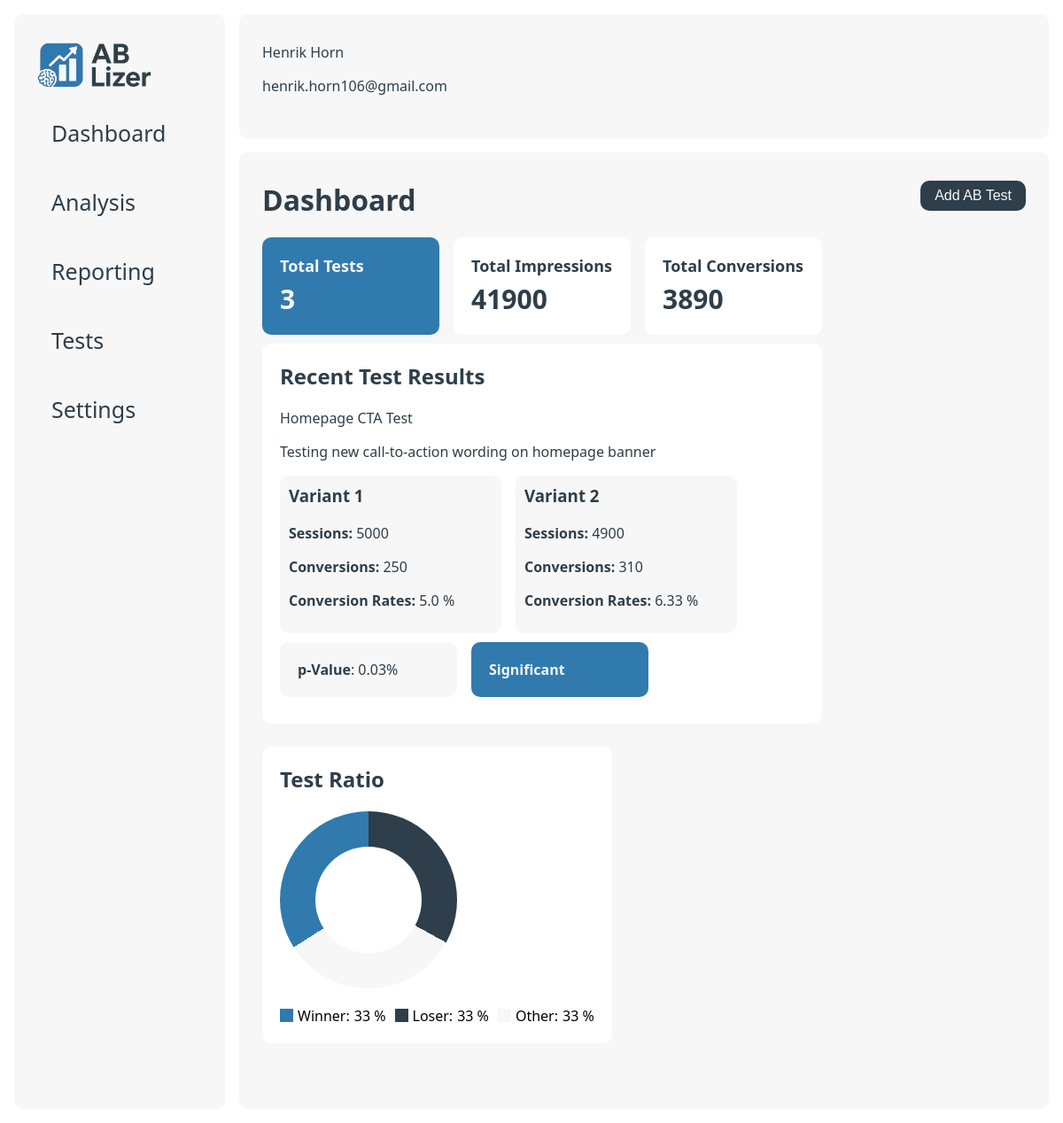
Before: / with the older database file.
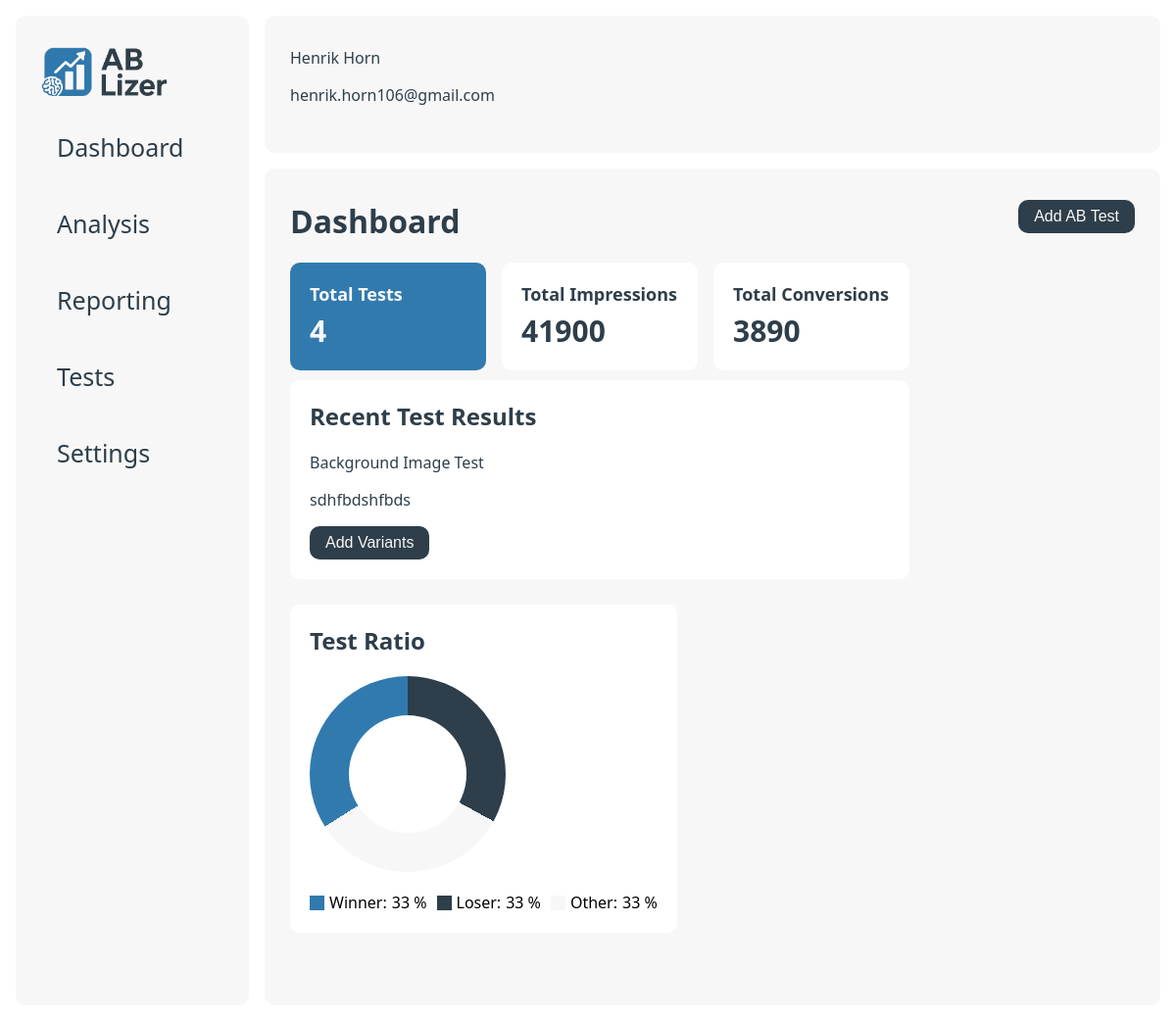
After: the same page with the newer database file.
### data/models.py (models this page shows)
class ab_tests(db.Model):
    __tablename__ = 'ab_tests'
    id = db.Column(db.Integer, primary_key=True)
    name = db.Column(db.String(255), nullable=False)
    description = db.Column(db.Text, nullable=False)
    metric = db.Column(db.String(255), nullable=False)
    created_at = db.Column(db.DateTime, nullable=False)
    __repr__ = lambda self: f'<Ab_Test {self.id}>'
    __str__ = lambda self: f'{self.id}'

class variants(db.Model):
    __tablename__ = 'variants'
    id = db.Column(db.Integer, primary_key=True)
    test_id = db.Column(db.Integer, db.ForeignKey('ab_tests.id'), nullable=False)
    name = db.Column(db.String(255), nullable=False)
    impressions = db.Column(db.Integer, nullable=False)
    conversions = db.Column(db.Integer, nullable=False)
    conversion_rate = db.Column(db.Float, nullable=False)
    __repr__ = lambda self: f'<Variant {self.id}>'
    __str__ = lambda self: f'{self.id}'

### app.py (the view)
@app.route("/")
def index():
    total_tests = len(db_manager.get_ab_tests())
    total_variants = db_manager.get_all_variants()
    total_impressions = 0
    total_conversions = 0
    for variant in total_variants:
        total_impressions += variant.impressions
        total_conversions += variant.conversions
    recent_test = db_manager.get_recent_test()
    test_data = {}
    for test in recent_test:
        test_data[test] = db_manager.get_variants(test.id)
        if test_data[test] == []:
            has_variant = False
        else:
            has_variant = True
    return render_template("index.html",
                           user_name=user_name,
                           user_email=user_email,
                           total_tests=total_tests,
                           total_impressions=total_impressions,
                           total_conversions=total_conversions,
                           test_data=test_data,
                           has_variant=has_variant
                           )

### data/db_manager.py (called while the page is built)
    def get_ab_tests(self):
        return ab_tests.query.all()

    def get_recent_test(self):
        return ab_tests.query.order_by(ab_tests.created_at.asc()).limit(1).all()

    def get_all_variants(self):
        return variants.query.all()

    def get_variants(self, test_id):
        return variants.query.filter_by(test_id=test_id).all()

### templates/index.html
{% extends "base.html" %}
{% block content %}
    <div class="hero">
        <h1>Dashboard</h1>
        <button class="btn" id="addTestBtn">Add AB Test</button>
    </div>
    <div class="col-wrapper">
        <div class="col-1">
            <div class="card-wrapper">
                <div class="card accent">
                    <h2 class="card-title">Total Tests</h2>
                    <p class="card-value">{{ total_tests }}</p>
                </div>
                <div class="card">
                    <h2 class="card-title">Total Impressions</h2>
                    <p class="card-value">{{ total_impressions }}</p>
                </div>
                <div class="card">
                    <h2 class="card-title">Total Conversions</h2>
                    <p class="card-value">{{ total_conversions }}</p>
                </div>
            </div>
            <div class="card big">
                <h2>Recent Test Results</h2>
                {% for test in test_data %}
                    <p>{{ test.name }}</p>
                    <p>{{ test.description }}</p>
                    {% if has_variant == True %}
                        <div class="col-wrapper">
                            {% for variant in test_data[test] %}
                                <div class="test-card">
                                    <h3>Variant {{ variant }}</h3>
                                    <p><strong>Sessions:</strong> {{ variant.impressions }}</p>
                                    <p><strong>Conversions:</strong> {{ variant.conversions }}</p>
                                    <p><strong>Conversion Rates:</strong> {{ variant.conversion_rate }} %</p>
                                </div>
                            {% endfor %}
                        </div>
                        <div class="col-wrapper">
                            <div class="card secondary">
                                <p><strong>p-Value</strong>: 0.03%</p>
                            </div>
                            <div class="card accent">
                                <p><strong>Significant</strong></p>
                            </div>
                        </div>
                    {% else %}
                        <button class="btn">Add Variants</button>
                    {% endif %}
                    </div>
                {% endfor %}
        </div>
        <div class="col-2">
            <div class="card big">
                <h2>Test Ratio</h2>
                <div class="pie hollow"></div>
                <div class="legend">
                    <div class="legend-item">
                        <div class="legend-color">
                            <div class="winner"></div>
                        </div>
                        <span>Winner:</span>
                        <span>33 %</span>
                    </div>
                    <div class="legend-item">
                        <div class="legend-color">
                            <div class="loser"></div>
                        </div>
                        <span>Loser:</span>
                        <span>33 %</span>
                    </div>
                    <div class="legend-item">
                        <div class="legend-color">
                            <div class="na"></div>
                        </div>
                        <span>Other:</span>
                        <span>33 %</span>
                    </div>
                </div>
            </div>
        </div>
    </div>
{% endblock %}

### templates/base.html (shortened to what this page needs)
<!DOCTYPE html>
<html lang="en">
<head>
    <link href="{{ url_for('static', filename='style.css') }}" rel="stylesheet">
</head>
<body>
<div class="main-wrapper">
    <div class="sidenav" id="mySidenav">
        <div class="sidenav-container">
            <a class="logo" href="/"><img src="{{ url_for('static', filename='logo_ab-lizer.png') }}" height="50px"></a>
            <a href="/">
                <div class="tab">Dashboard</div>
            </a>
            <a href="#">
                <div class="tab">Analysis</div>
            </a>
            <a href="#">
                <div class="tab">Reporting</div>
            </a>
            <a href="/tests">
                <div class="tab">Tests</div>
            </a>
            <a href="/settings">
                <div class="tab">Settings</div>
            </a>
        </div>
    </div>
    <div class="wrapper">
        <nav>
            <div class="container">
                <p>{{ user_name }}</p>
                <p>{{ user_email }}</p>
            </div>
        </nav>
        <main class="container">
            {% block content %}{% endblock %}
        </main>
    </div>
</div>
</body>
</html>

### static/style.css (style rules this page uses)
:root { --primary: #2E3E4A; --secondary: #F7F7F7; --accent: #317AAE; --gradient: linear-gradient(180deg, rgba(25, 82, 133, 1) 0%, rgba(49, 122, 174, 1) 100%); --danger: #ef4444; --bg: #ffffff; --radius: 10px; --shadow: 0 2px 8px rgba(30, 41, 59, 0.06); }
* { box-sizing: border-box; }
body { font-family: 'Segoe UI', 'Roboto', Arial, sans-serif; background: var(--bg); margin: 0; padding: 0; }
nav { background: var(--bg); }
main { overflow-y: scroll; }
p { color: var(--primary); }
h1, h2, h3, h4, h5, h6, p { margin-top: 0; color: var(--primary); }
a { color: var(--primary); text-decoration: none; }
.hero { display: flex; justify-content: space-between; align-items: flex-start; }
.main-wrapper { display: flex; padding: 16px; }
.wrapper { width: 100%; height: 100vh; padding-left: 16px; align-self: stretch; gap: 16px; display: flex; flex-direction: column; }
.container { padding: 32px 26px; background: var(--secondary); border-radius: var(--radius); height: 100%; }
.logo { font-size: 1.5rem; font-weight: bold; text-decoration: none; }
button { padding: 8px 16px; border: none; border-radius: var(--radius); font-size: 1rem; cursor: pointer; background: var(--primary); color: var(--secondary); }
.sidenav { width: 300px; background-color: var(--bg); position: static; height: 100vh; overflow-x: hidden; }
.sidenav a { color: var(--primary); text-decoration: none; font-size: 25px; display: block; }
.sidenav .tab { padding: 16px 16px; color: var(--primary); text-decoration: none; font-size: 25px; display: block; transition: 0.3s; border-radius: var(--radius); }
.sidenav-container { display: flex; flex-direction: column; gap: 12px; background-color: var(--secondary); border-radius: var( --radius); padding: 32px 26px; height: 100%; }
.card-wrapper { display: flex; gap: 16px; }
.card { border-radius: var( --radius); padding: 20px; margin-bottom: 10px; width: 200px; background-color: #ffffff; }
.card.accent { background: var(--accent); }
.accent p { color: var(--secondary); margin-bottom: 0; }
.accent h2 { color: var(--secondary); }
.card.big { width: 100%; }
.card-title { font-size: 18px; margin-bottom: 5px; }
.card-value { font-size: 30px; font-weight: bold; margin: 0; }
.col-wrapper { display: flex; gap: 16px; flex-wrap: wrap; flex-grow: 0; flex-direction: row; }
.pie { height: 200px; width: 200px; border-radius: 50%; background: conic-gradient( var(--primary) 0% 33%, var(--secondary) 33% 66%, var(--accent) 66% 100% ); }
.pie.hollow { display: flex; justify-content: center; align-items: center; }
.pie.hollow::after { content: ''; position: sticky; height: 120px; width: 120px; border-radius: 50%; background-color: #FFFFFF; }
.legend { margin-top: 20px; display: flex; gap: 10px; }
.legend-item { display: flex; align-items: center; gap: 5px; }
.legend-color { width: 15px; height: 15px; border-radius: 50%; }
.winner { width: 100%; height: 100%; background-color: var(--accent); }
.loser { width: 100%; height: 100%; background-color: var(--primary); }
.na { width: 100%; height: 100%; background-color: var(--secondary); }

Changed rows visible on the page:
no longer on this page (row unchanged): ab_tests: name "Homepage CTA Test", description "Testing new call-to-action wording on homepage banner"
no longer on this page (row unchanged): variants: id "1", impressions "5000", conversions "250", conversion_rate "5.0"
no longer on this page (row unchanged): variants: id "2", impressions "4900", conversions "310", conversion_rate "6.33"
added ab_tests: name "Background Image Test", description "sdhfbdshfbds", shows "Add Variants"
Other visible differences:
{{ total_tests }}: "3" → "4"
